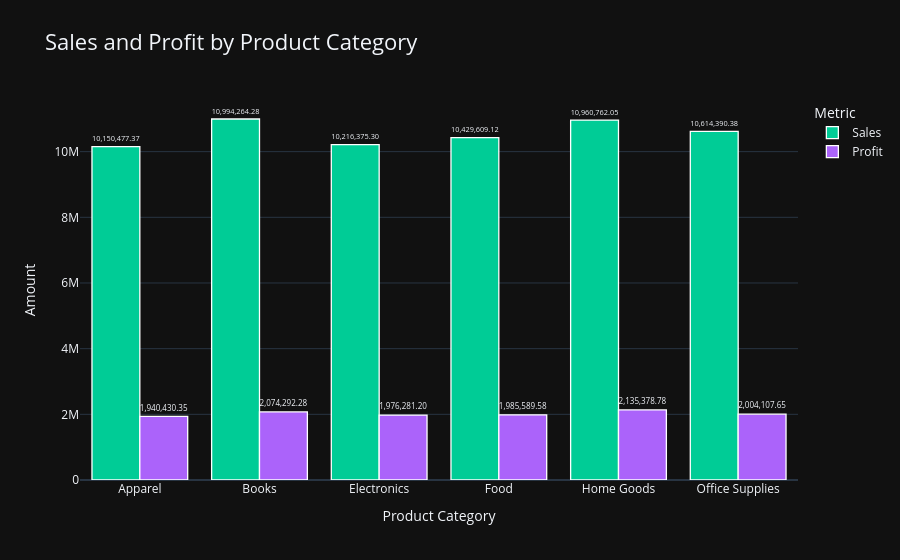

Notebook code cell kept with this figure:
### Markdown cell above
***2. Sales and Profit by ProductCategory.***

### Code cell
by_product_category = data.groupby('ProductCategory').agg({
    'Sales': 'sum',
    'Profit': 'sum'
}).reset_index()

by_product_category_melted = by_product_category.melt(id_vars='ProductCategory', var_name='Metric', value_name='Amount')

fig = px.bar( by_product_category_melted, x='ProductCategory', y='Amount', color='Metric', barmode='group', 
             text=by_product_category_melted['Amount'].apply(lambda x: f"{x:,.2f}"), title='Sales and Profit by Product Category',
             color_discrete_map=custom_colors)

fig.update_layout( xaxis_title='Product Category', yaxis_title='Amount', template='plotly_dark', height=500, title_font_size=22,
    legend_title_text='Metric', xaxis=dict(showgrid=False), yaxis=dict(showgrid=True))

fig.update_traces(
    textposition='outside',
    marker=dict(line=dict(color='white', width=1.3))
)

fig.show()

### Figure 1 — Plotly figure (JSON) as saved in the notebook; plotly's stock layout.template omitted (floating-point values rounded to 4 significant figures)
{"data": [{"alignmentgroup": "True", "hovertemplate": "Metric=Sales<br>ProductCategory=%{x}<br>Amount=%{y}<br>text=%{text}<extra></extra>", "legendgroup": "Sales", "marker": {"color": "#00cc96", "line": {"color": "white", "width": 1.3}, "pattern": {"shape": ""}}, "name": "Sales", "offsetgroup": "Sales", "orientation": "v", "showlegend": true, "text": ["10,150,477.37", "10,994,264.28", "10,216,375.30", "10,429,609.12", "10,960,762.05", "10,614,390.38"], "textposition": "outside", "type": "bar", "x": ["Apparel", "Books", "Electronics", "Food", "Home Goods", "Office Supplies"], "xaxis": "x", "y": [10150000.0, 10990000.0, 10220000.0, 10430000.0, 10960000.0, 10610000.0], "yaxis": "y"}, {"alignmentgroup": "True", "hovertemplate": "Metric=Profit<br>ProductCategory=%{x}<br>Amount=%{y}<br>text=%{text}<extra></extra>", "legendgroup": "Profit", "marker": {"color": "#ab63fa", "line": {"color": "white", "width": 1.3}, "pattern": {"shape": ""}}, "name": "Profit", "offsetgroup": "Profit", "orientation": "v", "showlegend": true, "text": ["1,940,430.35", "2,074,292.28", "1,976,281.20", "1,985,589.58", "2,135,378.78", "2,004,107.65"], "textposition": "outside", "type": "bar", "x": ["Apparel", "Books", "Electronics", "Food", "Home Goods", "Office Supplies"], "xaxis": "x", "y": [1940000.0, 2074000.0, 1976000.0, 1986000.0, 2135000.0, 2004000.0], "yaxis": "y"}], "layout": {"autosize": true, "barmode": "group", "legend": {"title": {"text": "Metric"}, "tracegroupgap": 0}, "title": {"font": {"size": 22}, "text": "Sales and Profit by Product Category"}, "xaxis": {"anchor": "y", "autorange": true, "domain": [0, 1], "range": [-0.5, 5.5], "showgrid": false, "title": {"text": "Product Category"}, "type": "category"}, "yaxis": {"anchor": "x", "autorange": true, "domain": [0, 1], "range": [0, 11570000.0], "showgrid": true, "title": {"text": "Amount"}, "type": "linear"}}}
